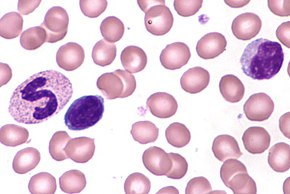
#> input picture Images/Test/290px-Neutrophil_-_Band_cell-1_(+lymphocytes).jpg, 290 x 194 px
$ python -i Canny.py   (imports and definitions only)
#> lines starting #> are read from the running program, lines starting #| are printed output that depends on the picture
import numpy as np
from scipy.ndimage.filters import convolve
import matplotlib.image as mpl
from PIL import Image, ImageTk
class Canny():
    def __init__(self) -> None:
        pass

    def Gaussian(self, size, sigma):
        trueSize = size//2
        xAxis, yAxis = np.mgrid[-trueSize:trueSize+1, -trueSize:trueSize+1]
        base = 1 / (2.0 * np.pi * sigma**2)
        filtered = np.exp(-((xAxis**2 + yAxis**2) / (2.0*sigma**2))) * base
        return filtered

    def sobel(self, image):
        Kx = np.array([[-1, 0, 1], [-2, 0, 2], [-1, 0, 1]], np.float32)
        Ky = np.array([[1, 2, 1], [0, 0, 0], [-1, -2, -1]], np.float32)

        Ix = convolve(image, Kx)
        Iy = convolve(image, Ky)

        magnitude = np.hypot(Ix, Iy)
        magnitude = magnitude / magnitude.max() * 255
        slope = np.arctan2(Iy, Ix)

        return (magnitude, slope)

    def GuasianAndSobel(self, BinaryImage):
        smoothImage = convolve(BinaryImage, self.Gaussian(5,1))
        gradientImage, angel = self.sobel(smoothImage)
        return gradientImage, angel

    # [107 lines left out: functions CannySupressionNonMax, GausSobAndSupression, CannyThreshold, GausSobNonMaxAndThreshold, EdgeTacking, GausSobNonMaxThreshAndTrack and 1 more, not called in this run]

>>> import cv2
>>> picture = cv2.imread('../Images/Test/290px-Neutrophil_-_Band_cell-1_(+lymphocytes).jpg', cv2.IMREAD_GRAYSCALE)
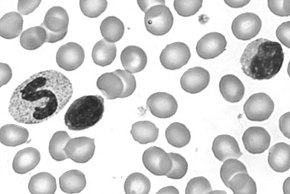
#> picture: shape (194, 290); min 27, max 255, mean 210.6
>>> result = Canny().GuasianAndSobel(picture)
#> in GuasianAndSobel, `smoothImage = convolve(BinaryImage, self.Gaussian(5,1))`:
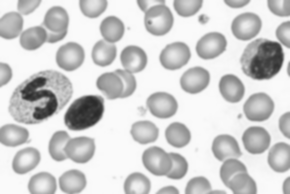
#> smoothImage: shape (194, 290); min 40, max 250, mean 206.3
#> in sobel, `Ix = convolve(image, Kx)`:
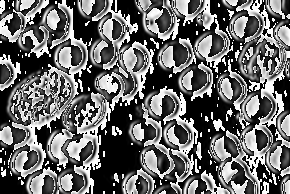
#> Ix: shape (194, 290); min 0, max 255, mean 105.8
#> in sobel, `Iy = convolve(image, Ky)`:
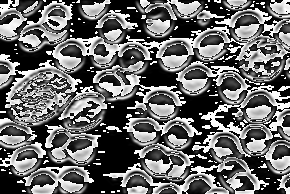
#> Iy: shape (194, 290); min 0, max 255, mean 107.2
#> in sobel, `magnitude = np.hypot(Ix, Iy)`:
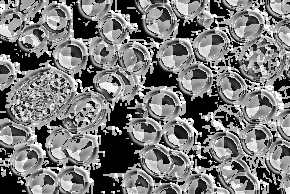
#> magnitude: shape (194, 290) float16; min 0, max 360.5, mean 172.6; drawn with min black and max white
#> in sobel, `slope = np.arctan2(Iy, Ix)`:
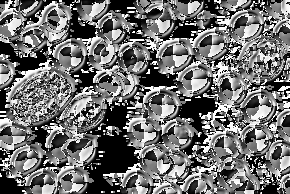
#> slope: shape (194, 290) float16; min 0, max 1.57, mean 0.694; drawn with min black and max white

$ run again, on Images/Test/images.jpg
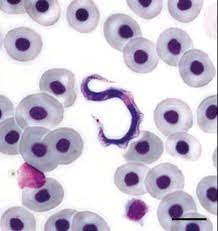
#> input picture Images/Test/images.jpg, 218 x 231 px
#> in sobel, `magnitude = np.hypot(Ix, Iy)`:
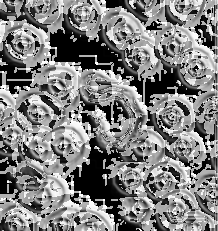
#> magnitude: shape (231, 218) float16; min 0, max 360.5, mean 180.6; drawn with min black and max white
#> in sobel, `slope = np.arctan2(Iy, Ix)`:
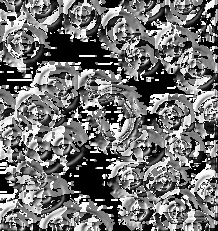
#> slope: shape (231, 218) float16; min 0, max 1.57, mean 0.706; drawn with min black and max white
